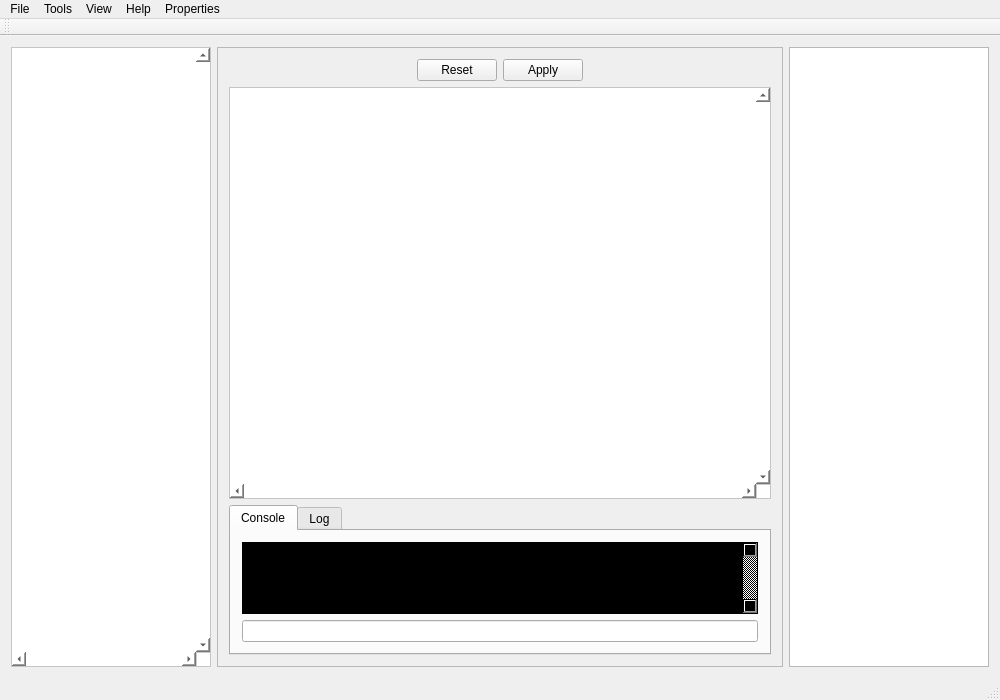
<?xml version="1.0" encoding="UTF-8"?>
<ui version="4.0">
 <class>MainWindow</class>
 <widget class="QMainWindow" name="MainWindow">
  <property name="geometry">
   <rect>
    <x>0</x>
    <y>0</y>
    <width>1000</width>
    <height>700</height>
   </rect>
  </property>
  <property name="sizePolicy">
   <sizepolicy hsizetype="Expanding" vsizetype="Expanding">
    <horstretch>0</horstretch>
    <verstretch>0</verstretch>
   </sizepolicy>
  </property>
  <property name="windowTitle">
   <string>ANISE GUI</string>
  </property>
  <widget class="QWidget" name="centralWidget">
   <layout class="QHBoxLayout" name="horizontalLayout">
    <item>
     <widget class="QScrollArea" name="scrollArea_2">
      <property name="sizePolicy">
       <sizepolicy hsizetype="Fixed" vsizetype="Expanding">
        <horstretch>0</horstretch>
        <verstretch>0</verstretch>
       </sizepolicy>
      </property>
      <property name="minimumSize">
       <size>
        <width>200</width>
        <height>0</height>
       </size>
      </property>
      <property name="autoFillBackground">
       <bool>true</bool>
      </property>
      <property name="styleSheet">
       <string notr="true">background-color: rgb(255, 255, 255);</string>
      </property>
      <property name="verticalScrollBarPolicy">
       <enum>Qt::ScrollBarAlwaysOn</enum>
      </property>
      <property name="horizontalScrollBarPolicy">
       <enum>Qt::ScrollBarAlwaysOn</enum>
      </property>
      <property name="widgetResizable">
       <bool>true</bool>
      </property>
      <widget class="QWidget" name="scrollAreaWidgetContents">
       <property name="geometry">
        <rect>
         <x>0</x>
         <y>0</y>
         <width>183</width>
         <height>605</height>
        </rect>
       </property>
      </widget>
     </widget>
    </item>
    <item>
     <widget class="QFrame" name="frame_2">
      <property name="frameShape">
       <enum>QFrame::StyledPanel</enum>
      </property>
      <property name="frameShadow">
       <enum>QFrame::Raised</enum>
      </property>
      <layout class="QVBoxLayout" name="verticalLayout">
       <item>
        <widget class="QDialogButtonBox" name="buttonBox">
         <property name="standardButtons">
          <set>QDialogButtonBox::Apply|QDialogButtonBox::Reset</set>
         </property>
         <property name="centerButtons">
          <bool>true</bool>
         </property>
        </widget>
       </item>
       <item>
        <widget class="QScrollArea" name="scrollArea">
         <property name="sizePolicy">
          <sizepolicy hsizetype="MinimumExpanding" vsizetype="MinimumExpanding">
           <horstretch>0</horstretch>
           <verstretch>0</verstretch>
          </sizepolicy>
         </property>
         <property name="minimumSize">
          <size>
           <width>300</width>
           <height>300</height>
          </size>
         </property>
         <property name="acceptDrops">
          <bool>true</bool>
         </property>
         <property name="autoFillBackground">
          <bool>false</bool>
         </property>
         <property name="styleSheet">
          <string notr="true">background-color: rgb(255, 255, 255);</string>
         </property>
         <property name="verticalScrollBarPolicy">
          <enum>Qt::ScrollBarAlwaysOn</enum>
         </property>
         <property name="horizontalScrollBarPolicy">
          <enum>Qt::ScrollBarAlwaysOn</enum>
         </property>
         <property name="widgetResizable">
          <bool>true</bool>
         </property>
         <widget class="QWidget" name="scrollAreaWidgetContents_2">
          <property name="geometry">
           <rect>
            <x>0</x>
            <y>0</y>
            <width>533</width>
            <height>396</height>
           </rect>
          </property>
         </widget>
        </widget>
       </item>
       <item>
        <widget class="QTabWidget" name="tabWidget">
         <property name="sizePolicy">
          <sizepolicy hsizetype="Expanding" vsizetype="Fixed">
           <horstretch>0</horstretch>
           <verstretch>0</verstretch>
          </sizepolicy>
         </property>
         <property name="minimumSize">
          <size>
           <width>0</width>
           <height>150</height>
          </size>
         </property>
         <property name="maximumSize">
          <size>
           <width>16777215</width>
           <height>150</height>
          </size>
         </property>
         <property name="whatsThis">
          <string>&lt;html&gt;&lt;head/&gt;&lt;body&gt;&lt;p&gt;&lt;br/&gt;&lt;/p&gt;&lt;/body&gt;&lt;/html&gt;</string>
         </property>
         <property name="autoFillBackground">
          <bool>true</bool>
         </property>
         <property name="currentIndex">
          <number>0</number>
         </property>
         <widget class="QWidget" name="tab">
          <attribute name="title">
           <string>Console</string>
          </attribute>
          <layout class="QVBoxLayout" name="verticalLayout_2">
           <item>
            <widget class="QTextBrowser" name="textBrowser">
             <property name="minimumSize">
              <size>
               <width>0</width>
               <height>0</height>
              </size>
             </property>
             <property name="autoFillBackground">
              <bool>false</bool>
             </property>
             <property name="styleSheet">
              <string notr="true">background-color: rgb(0, 0, 0);</string>
             </property>
             <property name="verticalScrollBarPolicy">
              <enum>Qt::ScrollBarAlwaysOn</enum>
             </property>
             <property name="horizontalScrollBarPolicy">
              <enum>Qt::ScrollBarAsNeeded</enum>
             </property>
            </widget>
           </item>
           <item>
            <widget class="QLineEdit" name="lineEdit"/>
           </item>
          </layout>
         </widget>
         <widget class="QWidget" name="tab_2">
          <attribute name="title">
           <string>Log</string>
          </attribute>
         </widget>
        </widget>
       </item>
      </layout>
     </widget>
    </item>
    <item>
     <widget class="QTableWidget" name="tableWidget">
      <property name="sizePolicy">
       <sizepolicy hsizetype="Fixed" vsizetype="Expanding">
        <horstretch>0</horstretch>
        <verstretch>0</verstretch>
       </sizepolicy>
      </property>
      <property name="minimumSize">
       <size>
        <width>100</width>
        <height>0</height>
       </size>
      </property>
      <property name="maximumSize">
       <size>
        <width>200</width>
        <height>16777215</height>
       </size>
      </property>
     </widget>
    </item>
   </layout>
  </widget>
  <widget class="QMenuBar" name="menuBar">
   <property name="geometry">
    <rect>
     <x>0</x>
     <y>0</y>
     <width>1000</width>
     <height>25</height>
    </rect>
   </property>
   <widget class="QMenu" name="menuFile">
    <property name="title">
     <string>File</string>
    </property>
    <addaction name="actionNew"/>
    <addaction name="actionSave"/>
    <addaction name="actionLoad"/>
    <addaction name="separator"/>
    <addaction name="actionExit"/>
   </widget>
   <widget class="QMenu" name="menuTools">
    <property name="title">
     <string>Tools</string>
    </property>
    <addaction name="actionDelete"/>
    <addaction name="actionAdd_Connection"/>
   </widget>
   <widget class="QMenu" name="menuHelp">
    <property name="title">
     <string>Help</string>
    </property>
    <addaction name="actionAbout"/>
    <addaction name="actionShortcuts"/>
   </widget>
   <widget class="QMenu" name="menuView">
    <property name="title">
     <string>View</string>
    </property>
    <addaction name="actionLevel_Of_Detail"/>
   </widget>
   <widget class="QMenu" name="menuProperties">
    <property name="title">
     <string>Properties</string>
    </property>
   </widget>
   <addaction name="menuFile"/>
   <addaction name="menuTools"/>
   <addaction name="menuView"/>
   <addaction name="menuHelp"/>
   <addaction name="menuProperties"/>
  </widget>
  <widget class="QToolBar" name="mainToolBar">
   <attribute name="toolBarArea">
    <enum>TopToolBarArea</enum>
   </attribute>
   <attribute name="toolBarBreak">
    <bool>false</bool>
   </attribute>
  </widget>
  <widget class="QStatusBar" name="statusBar"/>
  <action name="actionSave">
   <property name="text">
    <string>Save</string>
   </property>
  </action>
  <action name="actionLoad">
   <property name="text">
    <string>Load</string>
   </property>
  </action>
  <action name="actionExit">
   <property name="text">
    <string>Exit</string>
   </property>
  </action>
  <action name="actionNew">
   <property name="text">
    <string>New...</string>
   </property>
  </action>
  <action name="actionDelete">
   <property name="text">
    <string>Delete</string>
   </property>
  </action>
  <action name="actionAdd_Connection">
   <property name="text">
    <string>Add Connection</string>
   </property>
  </action>
  <action name="actionAbout">
   <property name="text">
    <string>About</string>
   </property>
  </action>
  <action name="actionShortcuts">
   <property name="text">
    <string>Shortcuts</string>
   </property>
  </action>
  <action name="actionLevel_Of_Detail">
   <property name="text">
    <string>Level Of Detail</string>
   </property>
  </action>
 </widget>
 <layoutdefault spacing="6" margin="11"/>
 <resources/>
 <connections/>
</ui>
